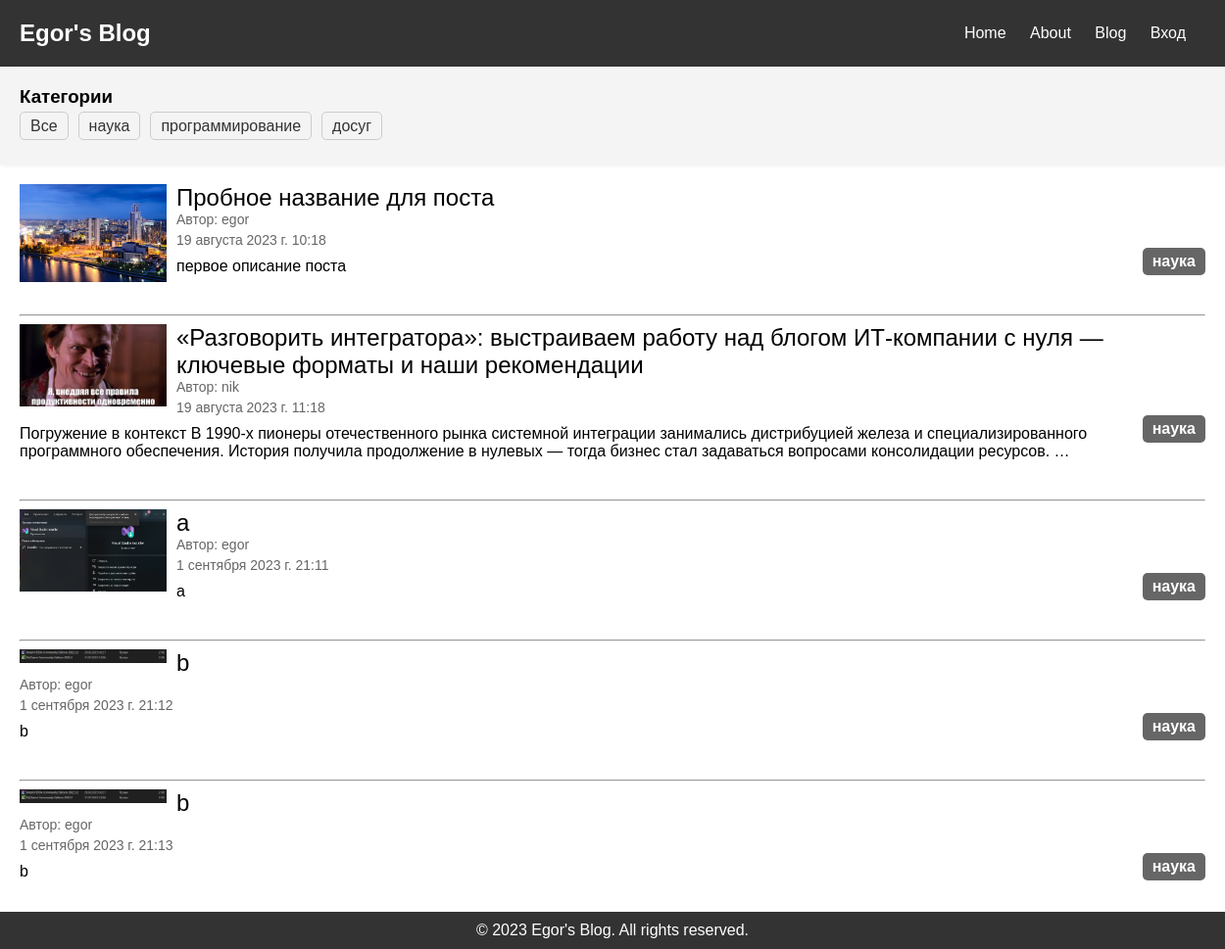
Page /category/1 on the committed database.
### posts/models.py (models this page shows, shortened)
class Category(models.Model):
    name = models.CharField(max_length=128, unique=True)
    description = models.TextField(null=True, blank=True)
    def __str__(self):
        return self.name

class Post(models.Model):
    title = models.CharField(max_length=256)
    description = models.TextField()
    created_timestamp = models.DateTimeField(auto_now_add=True)
    image = models.ImageField(upload_to="posts_images")
    category = models.ForeignKey(to=Category, on_delete=models.CASCADE)
    by_user = models.ForeignKey(to=User, on_delete=models.CASCADE, blank=True, null=True)

### users/models.py (models this page shows)
class User(AbstractUser):
    image = models.ImageField(upload_to="users_images", null=True, blank=True)

### posts/views.py (the view)
# urls.py: path('', index, name='index'),
def index(request, category_id=None):
    posts = Post.objects.filter(category_id=category_id) if category_id else Post.objects.all()
    categories = Category.objects.all()
    context = {
        'posts': posts,
        'categories': categories,
    }
    return render(request, "index.html", context)

### posts/templates/index.html (shortened to what this page needs)
<!DOCTYPE html>
{% load static %}
<html lang="en">
<head>
    <link rel="stylesheet" href="{% static 'styles.css' %}"/>
</head>
<body>
<div class="wrapper">
    <header class="header">
        <h1 class="logo">Egor's Blog</h1>
        <nav class="nav">
            <ul>
                <li><a href="{% url 'posts:index' %}">Home</a></li>
                {% if user.is_authenticated %}
                <li><a href="{% url 'users:user_posts' %}">Посты</a></li>
                <li><a href="{% url 'users:profile' %}">Профиль</a></li>
                <li><a href="{% url 'users:logout' %}">Выйти</a></li>
                {%else%}
                <li><a href="#">About</a></li>
                <li><a href="#">Blog</a></li>
                <li><a href="{% url 'users:login' %}">Вход</a></li>
                {% endif %}
            </ul>
        </nav>
    </header>
    <div class="sidebar">
        <h3>Категории</h3>
        <ul class="category-list">
            <li><a href="{% url 'posts:index' %}">Все</a></li>
            {% for category in categories %}
            <li><a href="{% url 'posts:category' category.id %}">{{ category.name }}</a></li>
            {% endfor %}
        </ul>
    </div>
    <main class="content">
        {% for post in posts%}
        <article class="post">
            <div class="post-list-image-container">
                <img src="{{ post.image.url }}" alt="" class="post-list-image">
            </div>
            <a href="{% url 'article' post.id %}" class="post-title">{{ post.title }}</a>
            <p class="post-author">Автор: {{ post.by_user }}</p>
            <p class="post-meta">{{ post.created_timestamp }}</p>
            <p class="post-category">{{ post.category }}</p>
            <p class="post-body-preview">
                {% with words=30 %}
                {{ post.description|truncatewords:words }}
                {% endwith %}
            </p>
        </article>
        <hr class="post-divider">
        {% endfor %}
    </main>
    <footer class="footer">
        <p>&copy; 2023 Egor's Blog. All rights reserved.</p>
    </footer>
</div>
</body>
</html>

### posts/static/styles.css (style rules this page uses)
body, h1, h2, h3, p, ul, li, a { margin: 0; padding: 0; }
body { font-family: Arial, sans-serif; position: relative; min-height: 100vh; }
.header { background-color: #333; color: #fff; padding: 20px; display: flex; justify-content: space-between; align-items: center; }
.logo { font-size: 24px; }
.nav ul { list-style: none; }
.nav ul li { display: inline; margin-right: 20px; }
.nav a { text-decoration: none; color: #fff; }
.content { padding: 20px; }
.post { margin-bottom: 40px; }
.post-title { font-size: 24px; margin-bottom: 10px; text-decoration: none; text-color: black background-color: #fff; color: #000; }
.post-meta { color: #666; font-size: 14px; margin-bottom: 10px; }
.footer { background-color: #333; color: #fff; text-align: center; padding: 10px 0; position: absolute; bottom: 0; width: 100%; }
.post-list-image-container { float: left; margin-right: 10px; margin-bottom: 10px; }
.post-list-image { max-width: 150px; max-height: 150px; width: auto; height: auto; float: left; }
.post-body-preview { max-height: 100px; overflow: hidden; }
.post-category { float: right; font-weight: bold; color: #fff; background-color: #666; padding: 5px 10px; border-radius: 5px; margin-top: -10px; }
.wrapper { display: flex; flex-direction: column; }
.sidebar { width: 100%; background-color: #f4f4f4; padding: 20px; box-shadow: 1px 0px 5px rgba(0, 0, 0, 0.1); }
.sidebar h3 { margin-bottom: 10px; }
.category-list { list-style: none; padding: 0; display: flex; flex-wrap: wrap; }
.category-list li { margin-right: 10px; margin-bottom: 10px; }
.category-list a { text-decoration: none; color: #333; padding: 5px 10px; border: 1px solid #ccc; border-radius: 5px; transition: background-color 0.3s; }
.post-author { font-size: 14px; color: #666; margin-bottom: 5px; }

### rows in the picture
Category: name "наука"
Category: name "программирование"
Category: name "досуг"
Post: image (picture), title "Пробное название для поста", by_user "egor", created_timestamp "19 августа 2023 г. 10:18", category "наука", description "первое описание поста"
Post: image (picture), title "«Разговорить интегратора»: выстраиваем работу над блогом ИТ-компании с нуля — ключевые форматы и наши рекомендации", by_user "nik", created_timestamp "19 августа 2023 г. 11:18", category "наука", description "Погружение в контекст В 1990-х пионеры отечественного рынка системной интеграции занимались дистрибуцией железа и специализированного программного обеспечения. История получила продолжение в нулевых — тогда бизнес стал задаваться вопросами консолидации ресурсов. …"
Post: image (picture), title "a", by_user "egor", created_timestamp "1 сентября 2023 г. 21:11", category "наука", description "a"
Post: image (picture), title "b", by_user "egor", created_timestamp "1 сентября 2023 г. 21:12", category "наука", description "b"
Post: image (picture), title "b", by_user "egor", created_timestamp "1 сентября 2023 г. 21:13", category "наука", description "b"
